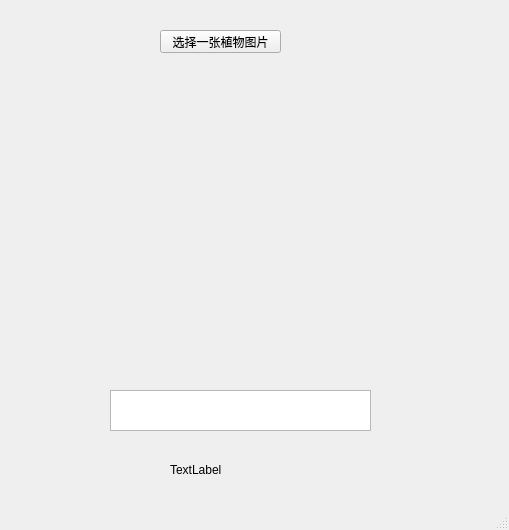
<?xml version="1.0" encoding="UTF-8"?>
<ui version="4.0">
 <class>MainWindow</class>
 <widget class="QMainWindow" name="MainWindow">
  <property name="geometry">
   <rect>
    <x>0</x>
    <y>0</y>
    <width>509</width>
    <height>530</height>
   </rect>
  </property>
  <property name="windowTitle">
   <string>MainWindow</string>
  </property>
  <widget class="QWidget" name="centralwidget">
   <widget class="QPushButton" name="pushButton">
    <property name="geometry">
     <rect>
      <x>160</x>
      <y>30</y>
      <width>121</width>
      <height>23</height>
     </rect>
    </property>
    <property name="text">
     <string>选择一张植物图片</string>
    </property>
   </widget>
   <widget class="QLabel" name="label">
    <property name="geometry">
     <rect>
      <x>100</x>
      <y>80</y>
      <width>291</width>
      <height>271</height>
     </rect>
    </property>
    <property name="text">
     <string/>
    </property>
    <property name="scaledContents">
     <bool>true</bool>
    </property>
   </widget>
   <widget class="QTextBrowser" name="textBrowser">
    <property name="geometry">
     <rect>
      <x>110</x>
      <y>390</y>
      <width>261</width>
      <height>41</height>
     </rect>
    </property>
   </widget>
   <widget class="QLabel" name="label_2">
    <property name="geometry">
     <rect>
      <x>170</x>
      <y>460</y>
      <width>111</width>
      <height>20</height>
     </rect>
    </property>
    <property name="text">
     <string>TextLabel</string>
    </property>
   </widget>
  </widget>
  <widget class="QStatusBar" name="statusbar"/>
 </widget>
 <resources/>
 <connections/>
</ui>
